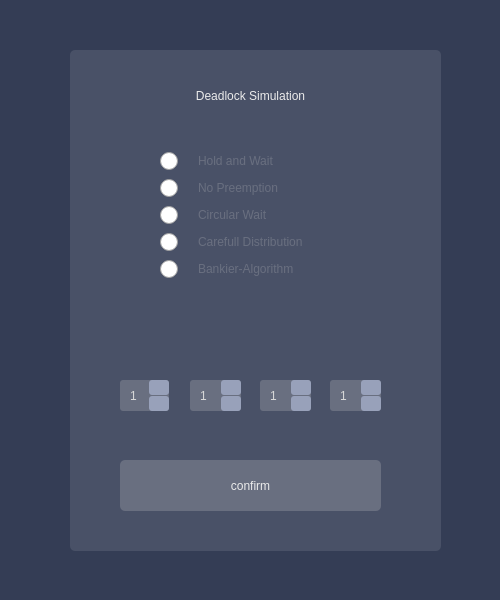
<?xml version="1.0" encoding="UTF-8"?>
<ui version="4.0">
 <class>StartDialog</class>
 <widget class="QDialog" name="StartDialog">
  <property name="geometry">
   <rect>
    <x>0</x>
    <y>0</y>
    <width>500</width>
    <height>600</height>
   </rect>
  </property>
  <property name="sizePolicy">
   <sizepolicy hsizetype="Fixed" vsizetype="Fixed">
    <horstretch>0</horstretch>
    <verstretch>0</verstretch>
   </sizepolicy>
  </property>
  <property name="windowTitle">
   <string>Dialog</string>
  </property>
  <property name="windowIcon">
   <iconset resource="resources.qrc">
    <normaloff>:/resources/Icon_White.png</normaloff>:/resources/Icon_White.png</iconset>
  </property>
  <property name="styleSheet">
   <string notr="true">background-color: rgb(52, 61, 85);</string>
  </property>
  <widget class="QFrame" name="frame">
   <property name="geometry">
    <rect>
     <x>150</x>
     <y>140</y>
     <width>231</width>
     <height>151</height>
    </rect>
   </property>
   <property name="styleSheet">
    <string notr="true">background-color: rgb(73, 81, 103);
</string>
   </property>
   <layout class="QVBoxLayout" name="verticalLayout_3">
    <item>
     <widget class="QRadioButton" name="radio_holdwait">
      <property name="styleSheet">
       <string notr="true">QRadioButton {
	font: 14pt &quot;Futura Bk BT&quot;;
	color: rgb(105, 111, 128);
    spacing: 20px;
	background-color:none;
}

QRadioButton::indicator {
    width: 19px;
    height: 19px;
}

QRadioButton::hover,
QRadioButton::checked {
	color:  rgb(217, 217, 217);
}


QRadioButton::indicator:unchecked {
	image: url(:/resources/checkBox_off.png);
}

QRadioButton::indicator:checked {
	image: url(:/resources/checkBox_on_hover.png);
}

QRadioButton::indicator:unchecked:hover {
	image: url(:/resources/checkBox_off_hover.png);
}
</string>
      </property>
      <property name="text">
       <string>Hold and Wait</string>
      </property>
     </widget>
    </item>
    <item>
     <widget class="QRadioButton" name="radio_preempt">
      <property name="styleSheet">
       <string notr="true">QRadioButton {
	font: 14pt &quot;Futura Bk BT&quot;;
	color: rgb(105, 111, 128);
    spacing: 20px;
	background-color:none;
}

QRadioButton::indicator {
    width: 19px;
    height: 19px;
}

QRadioButton::hover,
QRadioButton::checked {
	color:  rgb(217, 217, 217);
}


QRadioButton::indicator:unchecked {
	image: url(:/resources/checkBox_off.png);
}

QRadioButton::indicator:checked {
	image: url(:/resources/checkBox_on_hover.png);
}

QRadioButton::indicator:unchecked:hover {
	image: url(:/resources/checkBox_off_hover.png);
}
</string>
      </property>
      <property name="text">
       <string>No Preemption</string>
      </property>
     </widget>
    </item>
    <item>
     <widget class="QRadioButton" name="radio_circularw">
      <property name="styleSheet">
       <string notr="true">QRadioButton {
	font: 14pt &quot;Futura Bk BT&quot;;
	color: rgb(105, 111, 128);
    spacing: 20px;
	background-color:none;
}

QRadioButton::indicator {
    width: 19px;
    height: 19px;
}

QRadioButton::hover,
QRadioButton::checked {
	color:  rgb(217, 217, 217);
}


QRadioButton::indicator:unchecked {
	image: url(:/resources/checkBox_off.png);
}

QRadioButton::indicator:checked {
	image: url(:/resources/checkBox_on_hover.png);
}

QRadioButton::indicator:unchecked:hover {
	image: url(:/resources/checkBox_off_hover.png);
}
</string>
      </property>
      <property name="text">
       <string>Circular Wait</string>
      </property>
     </widget>
    </item>
    <item>
     <widget class="QRadioButton" name="radio_distribution">
      <property name="styleSheet">
       <string notr="true">QRadioButton {
	font: 14pt &quot;Futura Bk BT&quot;;
	color: rgb(105, 111, 128);
    spacing: 20px;
	background-color:none;
}

QRadioButton::indicator {
    width: 19px;
    height: 19px;
}

QRadioButton::hover,
QRadioButton::checked {
	color:  rgb(217, 217, 217);
}


QRadioButton::indicator:unchecked {
	image: url(:/resources/checkBox_off.png);
}

QRadioButton::indicator:checked {
	image: url(:/resources/checkBox_on_hover.png);
}

QRadioButton::indicator:unchecked:hover {
	image: url(:/resources/checkBox_off_hover.png);
}
</string>
      </property>
      <property name="text">
       <string>Carefull Distribution</string>
      </property>
     </widget>
    </item>
    <item>
     <widget class="QRadioButton" name="radio_bankier">
      <property name="styleSheet">
       <string notr="true">QRadioButton {
	font: 14pt &quot;Futura Bk BT&quot;;
	color: rgb(105, 111, 128);
    spacing: 20px;
	background-color:none;
}

QRadioButton::indicator {
    width: 19px;
    height: 19px;
}

QRadioButton::hover,
QRadioButton::checked {
	color:  rgb(217, 217, 217);
}


QRadioButton::indicator:unchecked {
	image: url(:/resources/checkBox_off.png);
}

QRadioButton::indicator:checked {
	image: url(:/resources/checkBox_on_hover.png);
}

QRadioButton::indicator:unchecked:hover {
	image: url(:/resources/checkBox_off_hover.png);
}
</string>
      </property>
      <property name="text">
       <string>Bankier-Algorithm</string>
      </property>
     </widget>
    </item>
   </layout>
  </widget>
  <widget class="QPushButton" name="startSimulationButton">
   <property name="geometry">
    <rect>
     <x>120</x>
     <y>460</y>
     <width>261</width>
     <height>51</height>
    </rect>
   </property>
   <property name="styleSheet">
    <string notr="true">QPushButton {
    border-radius: 5px;
	background-color: rgb(105, 111, 128);
	color: rgb(235, 235, 235);
	font: 18pt &quot;Futura Hv BT&quot;;
}
QPushButton::pressed {
    border-radius: 5px;
	background-color: rgb(43, 48, 63);
	font: 18pt &quot;Futura BdCn BT&quot;;
	color: rgb(217, 217, 217);
}
QPushButton::hover {
	background-color: rgb(152, 161, 186);
}
</string>
   </property>
   <property name="text">
    <string>confirm</string>
   </property>
   <property name="checkable">
    <bool>false</bool>
   </property>
  </widget>
  <widget class="QSpinBox" name="spinBox_Printer">
   <property name="geometry">
    <rect>
     <x>120</x>
     <y>380</y>
     <width>49</width>
     <height>31</height>
    </rect>
   </property>
   <property name="styleSheet">
    <string notr="true"> QSpinBox {
    padding-right: 15px; /* make room for the arrows */
    border-width: 5px;
	border-radius: 3px;
	color: rgb(217, 217, 217);
	background-color: rgb(105, 111, 128);
    padding: 8px;
}

QSpinBox::up-button {
    subcontrol-origin: border;
	border-radius: 3px;
    subcontrol-position:  top right; 
	background-color: rgb(152, 161, 186);
    width: 20px;
    border-width: 3px;
}

QSpinBox::up-button:hover {
	background-color: rgb(183, 194, 224);
}

QSpinBox::up-arrow {
	image: url(:/resources/arrow_up.png);
}

QSpinBox::down-button {
    subcontrol-origin: border;
	border-radius: 3px;
    subcontrol-position:  bottom right; /* position at the top right corner */
	background-color: rgb(152, 161, 186);
    width: 20px; /* 16 + 2*1px border-width = 15px padding + 3px parent border */
    border-width: 3px;
}

QSpinBox::down-button:hover {
	background-color: rgb(183, 194, 224);
}

QSpinBox::down-arrow {
	image: url(:/resources/arrow_down.png);
}
</string>
   </property>
   <property name="minimum">
    <number>1</number>
   </property>
   <property name="maximum">
    <number>10</number>
   </property>
  </widget>
  <widget class="QSpinBox" name="spinBox_Cd">
   <property name="geometry">
    <rect>
     <x>190</x>
     <y>380</y>
     <width>51</width>
     <height>31</height>
    </rect>
   </property>
   <property name="styleSheet">
    <string notr="true"> QSpinBox {
    padding-right: 15px; /* make room for the arrows */
    border-width: 5px;
	border-radius: 3px;
	color: rgb(217, 217, 217);
	background-color: rgb(105, 111, 128);
    padding: 8px;
}

QSpinBox::up-button {
    subcontrol-origin: border;
	border-radius: 3px;
    subcontrol-position:  top right; 
	background-color: rgb(152, 161, 186);
    width: 20px;
    border-width: 3px;
}

QSpinBox::up-button:hover {
	background-color: rgb(183, 194, 224);
}

QSpinBox::up-arrow {
	image: url(:/resources/arrow_up.png);
}

QSpinBox::down-button {
    subcontrol-origin: border;
	border-radius: 3px;
    subcontrol-position:  bottom right; /* position at the top right corner */
	background-color: rgb(152, 161, 186);
    width: 20px; /* 16 + 2*1px border-width = 15px padding + 3px parent border */
    border-width: 3px;
}

QSpinBox::down-button:hover {
	background-color: rgb(183, 194, 224);
}

QSpinBox::down-arrow {
	image: url(:/resources/arrow_down.png);
}

</string>
   </property>
   <property name="minimum">
    <number>1</number>
   </property>
   <property name="maximum">
    <number>10</number>
   </property>
  </widget>
  <widget class="QSpinBox" name="spinBox_Plotter">
   <property name="geometry">
    <rect>
     <x>260</x>
     <y>380</y>
     <width>51</width>
     <height>31</height>
    </rect>
   </property>
   <property name="styleSheet">
    <string notr="true"> QSpinBox {
    padding-right: 15px; /* make room for the arrows */
    border-width: 5px;
	border-radius: 3px;
	color: rgb(217, 217, 217);
	background-color: rgb(105, 111, 128);
    padding: 8px;
}

QSpinBox::up-button {
    subcontrol-origin: border;
	border-radius: 3px;
    subcontrol-position:  top right; 
	background-color: rgb(152, 161, 186);
    width: 20px;
    border-width: 3px;
}

QSpinBox::up-button:hover {
	background-color: rgb(183, 194, 224);
}

QSpinBox::up-arrow {
	image: url(:/resources/arrow_up.png);
}

QSpinBox::down-button {
    subcontrol-origin: border;
	border-radius: 3px;
    subcontrol-position:  bottom right; /* position at the top right corner */
	background-color: rgb(152, 161, 186);
    width: 20px; /* 16 + 2*1px border-width = 15px padding + 3px parent border */
    border-width: 3px;
}

QSpinBox::down-button:hover {
	background-color: rgb(183, 194, 224);
}

QSpinBox::down-arrow {
	image: url(:/resources/arrow_down.png);
}
</string>
   </property>
   <property name="minimum">
    <number>1</number>
   </property>
   <property name="maximum">
    <number>10</number>
   </property>
  </widget>
  <widget class="QSpinBox" name="spinBox_TapeDrive">
   <property name="geometry">
    <rect>
     <x>330</x>
     <y>380</y>
     <width>51</width>
     <height>31</height>
    </rect>
   </property>
   <property name="styleSheet">
    <string notr="true"> QSpinBox {
    padding-right: 15px; /* make room for the arrows */
    border-width: 5px;
	border-radius: 3px;
	color: rgb(217, 217, 217);
	background-color: rgb(105, 111, 128);
    padding: 8px;
}

QSpinBox::up-button {
    subcontrol-origin: border;
	border-radius: 3px;
    subcontrol-position:  top right; 
	background-color: rgb(152, 161, 186);
    width: 20px;
    border-width: 3px;
}

QSpinBox::up-button:hover {
	background-color: rgb(183, 194, 224);
}

QSpinBox::up-arrow {
	image: url(:/resources/arrow_up.png);
}

QSpinBox::down-button {
    subcontrol-origin: border;
	border-radius: 3px;
    subcontrol-position:  bottom right; /* position at the top right corner */
	background-color: rgb(152, 161, 186);
    width: 20px; /* 16 + 2*1px border-width = 15px padding + 3px parent border */
    border-width: 3px;
}

QSpinBox::down-button:hover {
	background-color: rgb(183, 194, 224);
}

QSpinBox::down-arrow {
	image: url(:/resources/arrow_down.png);
}
</string>
   </property>
   <property name="minimum">
    <number>1</number>
   </property>
   <property name="maximum">
    <number>10</number>
   </property>
  </widget>
  <widget class="QLabel" name="label_background">
   <property name="geometry">
    <rect>
     <x>70</x>
     <y>50</y>
     <width>371</width>
     <height>501</height>
    </rect>
   </property>
   <property name="styleSheet">
    <string notr="true">background-color: rgb(73, 81, 103);
border-radius: 5px;</string>
   </property>
   <property name="text">
    <string/>
   </property>
  </widget>
  <widget class="QLabel" name="label_Printer_Icon">
   <property name="geometry">
    <rect>
     <x>130</x>
     <y>330</y>
     <width>30</width>
     <height>30</height>
    </rect>
   </property>
   <property name="styleSheet">
    <string notr="true">background-color: none;
image: url(:/resources/Printer_Icon.png);</string>
   </property>
   <property name="text">
    <string/>
   </property>
  </widget>
  <widget class="QLabel" name="label_Header">
   <property name="geometry">
    <rect>
     <x>120</x>
     <y>80</y>
     <width>261</width>
     <height>31</height>
    </rect>
   </property>
   <property name="styleSheet">
    <string notr="true">color: rgb(235, 235, 235);
font: 18pt &quot;Futura Hv BT&quot;;
background-color: none;
</string>
   </property>
   <property name="text">
    <string>Deadlock Simulation</string>
   </property>
   <property name="alignment">
    <set>Qt::AlignCenter</set>
   </property>
  </widget>
  <widget class="QLabel" name="label_CD_Icon">
   <property name="geometry">
    <rect>
     <x>200</x>
     <y>330</y>
     <width>30</width>
     <height>30</height>
    </rect>
   </property>
   <property name="styleSheet">
    <string notr="true">background-color: none;
image: url(:/resources/CD-ROM_Icon.png);</string>
   </property>
   <property name="text">
    <string/>
   </property>
  </widget>
  <widget class="QLabel" name="label_Plotter_Icon">
   <property name="geometry">
    <rect>
     <x>270</x>
     <y>330</y>
     <width>30</width>
     <height>30</height>
    </rect>
   </property>
   <property name="styleSheet">
    <string notr="true">background-color: none;
image: url(:/resources/Plotter_Icon.png);</string>
   </property>
   <property name="text">
    <string/>
   </property>
  </widget>
  <widget class="QLabel" name="label_TapeDrive_Icon">
   <property name="geometry">
    <rect>
     <x>340</x>
     <y>330</y>
     <width>30</width>
     <height>30</height>
    </rect>
   </property>
   <property name="styleSheet">
    <string notr="true">background-color: none;
image: url(:/resources/TapeDrive_Icon.png);</string>
   </property>
   <property name="text">
    <string/>
   </property>
  </widget>
  <zorder>label_background</zorder>
  <zorder>frame</zorder>
  <zorder>startSimulationButton</zorder>
  <zorder>spinBox_Printer</zorder>
  <zorder>spinBox_Cd</zorder>
  <zorder>spinBox_Plotter</zorder>
  <zorder>spinBox_TapeDrive</zorder>
  <zorder>label_Printer_Icon</zorder>
  <zorder>label_Header</zorder>
  <zorder>label_CD_Icon</zorder>
  <zorder>label_Plotter_Icon</zorder>
  <zorder>label_TapeDrive_Icon</zorder>
 </widget>
 <resources>
  <include location="resources.qrc"/>
 </resources>
 <connections>
  <connection>
   <sender>startSimulationButton</sender>
   <signal>clicked()</signal>
   <receiver>StartDialog</receiver>
   <slot>accept()</slot>
   <hints>
    <hint type="sourcelabel">
     <x>165</x>
     <y>221</y>
    </hint>
    <hint type="destinationlabel">
     <x>261</x>
     <y>301</y>
    </hint>
   </hints>
  </connection>
  <connection>
   <sender>StartDialog</sender>
   <signal>rejected()</signal>
   <receiver>StartDialog</receiver>
   <slot>reject()</slot>
   <hints>
    <hint type="sourcelabel">
     <x>261</x>
     <y>301</y>
    </hint>
    <hint type="destinationlabel">
     <x>261</x>
     <y>301</y>
    </hint>
   </hints>
  </connection>
 </connections>
</ui>
